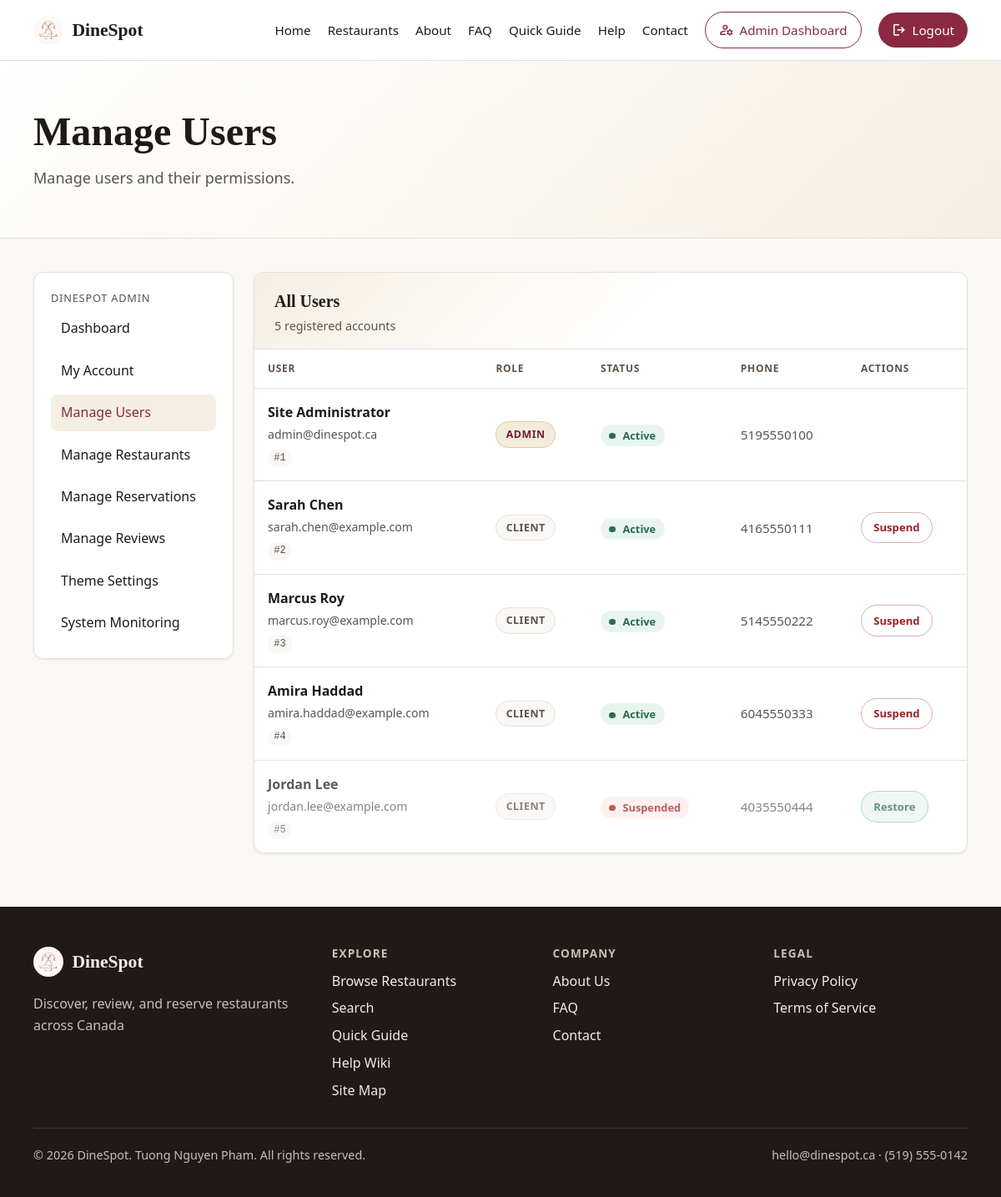
The page /admin/users/list.php (signed in) on the database its author committed.
### tables this page shows
CREATE TABLE users (
    id INT AUTO_INCREMENT PRIMARY KEY,
    email VARCHAR(255) NOT NULL UNIQUE,
    password_hash VARCHAR(255) NOT NULL,
    full_name VARCHAR(120) NOT NULL,
    role ENUM('client', 'admin') NOT NULL DEFAULT 'client',
    status ENUM('active', 'suspended') NOT NULL DEFAULT 'active',
    phone VARCHAR(30) NULL,
    created_at TIMESTAMP NOT NULL DEFAULT CURRENT_TIMESTAMP
);

### includes/db.php (called while the page is built, shortened)
<?php
function db(): PDO
{
    static $pdo = null;
    if ($pdo instanceof PDO) {
        return $pdo;
    }
    $dsn = sprintf(
        'mysql:host=%s;port=%s;dbname=%s;charset=%s',
        DB_HOST,
        DB_PORT,
        DB_NAME,
        DB_CHARSET
    );
    $pdo = new PDO($dsn, DB_USER, DB_PASS, [
        PDO::ATTR_ERRMODE => PDO::ERRMODE_EXCEPTION,
        PDO::ATTR_DEFAULT_FETCH_MODE => PDO::FETCH_ASSOC,
        PDO::ATTR_EMULATE_PREPARES => false,
    ]);
    return $pdo;
}

### includes/auth.php (called while the page is built, shortened)
<?php
    require_once __DIR__ . '/db.php';
    function get_all_users(): array {
        $stmt = db()->prepare('SELECT * FROM users');
        $stmt->execute();
        return $stmt->fetchAll();
    }
    function is_account_active(int $id): bool {
        $stmt = db()->prepare('SELECT status FROM users WHERE id = :id');
        $stmt->execute(['id' => $id]);
        $user = $stmt->fetch();
        return $user ? $user['status'] === 'active' : false;
    }

### includes/functions.php (called while the page is built, shortened)
<?php
function asset_prefix(): string
{
    return $GLOBALS['assetPrefix'] ?? '';
}
function admin_path(string $path): string
{
    $path = ltrim(str_replace('\\', '/', $path), '/');
    return asset_prefix() . 'admin/' . $path;
}
function e(string $value): string
{
    return htmlspecialchars($value, ENT_QUOTES, 'UTF-8');
}
function get_site_setting(string $key, ?string $default = null): ?string
{
    static $cache = [];
    if (array_key_exists($key, $cache)) {
        return $cache[$key];
    }
    try {
        require_once __DIR__ . '/db.php';
        $stmt = db()->prepare('SELECT setting_value FROM site_settings WHERE setting_key = :key');
        $stmt->execute(['key' => $key]);
        $value = $stmt->fetchColumn();
        $cache[$key] = $value !== false ? (string) $value : $default;
        return $cache[$key];
    } catch (Throwable $e) {
        return $default;
    }
}

### admin/users/list.php (the view, shortened to what this page needs)
<?php
require_once __DIR__ . '/../../includes/functions.php';
require_once __DIR__ . '/../../includes/auth.php';
require_once __DIR__ . '/../../includes/db.php';
$users = get_all_users();
require_once __DIR__ . '/../../includes/header.php';
?>
<section class="page-hero">
    <div class="container">
        <h1>Manage Users</h1>
        <p class="lead">
            Manage users and their permissions.
        </p>
    </div>
</section>
<section class="page-content">
    <div class="container client-layout">
        <?php require admin_path('management/_sidebar.php'); ?>
        <div class="client-main">
            <div class="content-card admin-users-card">
                <div class="admin-table-toolbar">
                    <div>
                        <h2>All Users</h2>
                        <p class="admin-table-meta"><?= count($users) ?> registered account<?= count($users) === 1 ? '' : 's' ?></p>
                    </div>
                </div>
                <?php if ($users === []): ?>
                    <p class="admin-table-empty">No users found.</p>
                <?php else: ?>
                    <div class="admin-table-scroll" tabindex="0" aria-label="User accounts table">
                        <table class="admin-data-table">
                            <thead>
                                <tr>
                                    <th scope="col">User</th>
                                    <th scope="col">Role</th>
                                    <th scope="col">Status</th>
                                    <th scope="col">Phone</th>
                                    <th scope="col">Actions</th>
                                </tr>
                            </thead>
                            <tbody>
                                <?php foreach ($users as $user): ?>
                                    <?php
                                    $isActive = is_account_active((int) $user['id']);
                                    ?>
                                    <tr class="<?= $isActive ? '' : 'is-suspended' ?>">
                                        <td class="admin-table-user-cell">
                                            <strong class="admin-table-user-name"><?= e($user['full_name']) ?></strong>
                                            <span class="admin-table-user-email"><?= e($user['email']) ?></span>
                                            <span class="admin-table-user-id">#<?= (int) $user['id'] ?></span>
                                        </td>
                                        <td>
                                            <span class="role-badge role-<?= e($user['role']) ?>"><?= e(ucfirst($user['role'])) ?></span>
                                        </td>
                                        <td>
                                            <span class="status-badge status-<?= e($user['status']) ?>">
                                                <span class="status-dot" aria-hidden="true"></span>
                                                <?= e(ucfirst($user['status'])) ?>
                                            </span>
                                        </td>
                                        <td class="admin-table-phone"><?= e($user['phone'] ?: '—') ?></td>
                                        <td class="admin-table-actions">
                                            <?php if ($isActive && $user['role'] !== 'admin'): ?>
                                                <a
                                                    href="<?= e(admin_path('users/suspend.php?id=' . (int) $user['id'])) ?>"
                                                    class="btn btn-admin-action btn-suspend"
                                                >Suspend</a>
                                            <?php elseif ($user['role'] === 'admin'): ?>
                                                <span></span>
                                            <?php else: ?>
                                                <a
                                                    href="<?= e(admin_path('users/unsuspend.php?id=' . (int) $user['id'])) ?>"
                                                    class="btn btn-admin-action btn-unsuspend"
                                                >Restore</a>
                                            <?php endif; ?>
                                        </td>
                                    </tr>
                                <?php endforeach; ?>
                            </tbody>
                        </table>
                    </div>
                <?php endif; ?>
            </div>
        </div>
    </div>
</section>
<?php require_once __DIR__ . '/../../includes/footer.php'; ?>

### assets/css/theme-classic.css (style rules this page uses)
:root { --color-primary: #8b2942; --color-primary-dark: #6d1f33; --color-accent: #c9a962; --color-bg: #faf8f5; --color-surface: #ffffff; --color-text: #1f1a17; --color-muted: #5c534c; --color-border: #e8e0d8; --color-accent-soft: #f5efe3; --color-favourite: #fed988; --color-header-bg: rgba(255, 255, 255, 0.95); --color-hero-start: #ffffff; --color-hero-end: #f5efe3; --color-footer-bg: #1f1a17; --color-footer-text: #f3ece4; --color-footer-muted: #c9bfb4; --color-footer-border: rgba(255, 255, 255, 0.12); --color-success: #2d6a4f; --color-success-bg: #e8f5ef; --color-error: #9b2226; --color-error-bg: #fdecea; --color-focus-ring: rgba(139, 41, 66, 0.25); --shadow-sm: 0 1px 3px rgba(31, 26, 23, 0.08); --shadow-md: 0 8px 24px rgba(31, 26, 23, 0.1); }

### rows shown on the page
users: full_name "Site Administrator", email "admin@dinespot.ca", id "1", role "ADMIN", status "Active", phone "5195550100"
users: full_name "Sarah Chen", email "sarah.chen@example.com", id "2", role "CLIENT", status "Active", phone "4165550111"
users: full_name "Marcus Roy", email "marcus.roy@example.com", id "3", role "CLIENT", status "Active", phone "5145550222"
users: full_name "Amira Haddad", email "amira.haddad@example.com", id "4", role "CLIENT", status "Active", phone "6045550333"
users: full_name "Jordan Lee", email "jordan.lee@example.com", id "5", role "CLIENT", status "Suspended", phone "4035550444"

### other values the page prints
SITE_NAME "DineSpot"
$item['label'] "Dashboard"
$item['label'] "My Account"
$item['label'] "Manage Users"
$item['label'] "Manage Restaurants"
$item['label'] "Manage Reservations"
$item['label'] "Manage Reviews"
$item['label'] "Theme Settings"
$item['label'] "System Monitoring"
count($users) "5"
SITE_TAGLINE "Discover, review, and reserve restaurants across Canada"
SITE_EMAIL "hello@dinespot.ca"
SITE_PHONE "(519) 555-0142"
